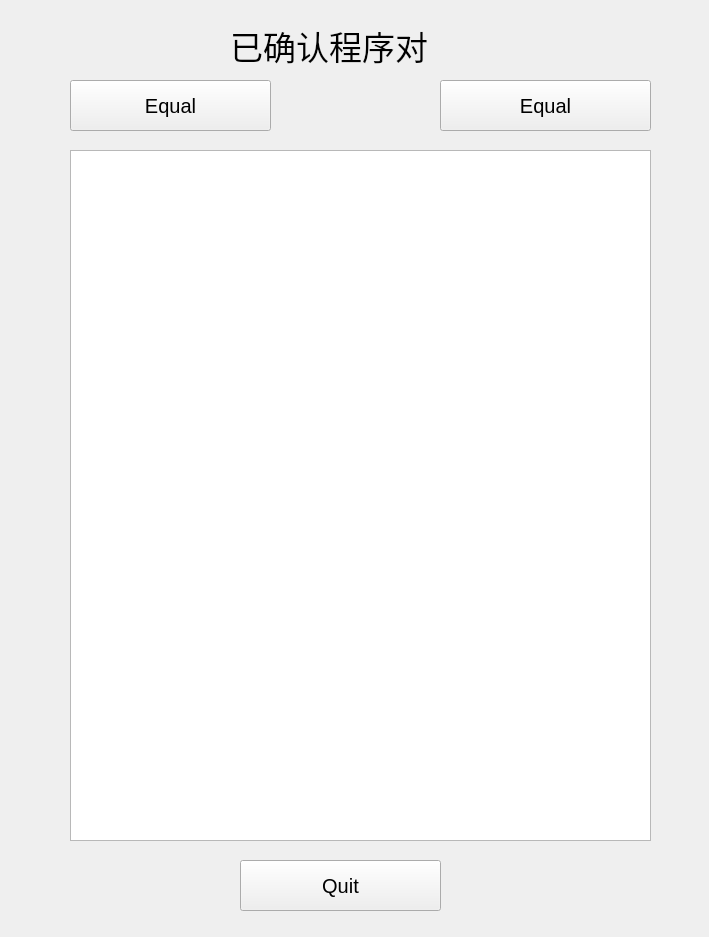
<?xml version="1.0" encoding="UTF-8"?>
<ui version="4.0">
 <class>Table</class>
 <widget class="QWidget" name="Table">
  <property name="geometry">
   <rect>
    <x>0</x>
    <y>0</y>
    <width>709</width>
    <height>937</height>
   </rect>
  </property>
  <property name="windowTitle">
   <string>Form</string>
  </property>
  <widget class="QPushButton" name="Equal">
   <property name="geometry">
    <rect>
     <x>70</x>
     <y>80</y>
     <width>201</width>
     <height>51</height>
    </rect>
   </property>
   <property name="font">
    <font>
     <pointsize>15</pointsize>
    </font>
   </property>
   <property name="text">
    <string>Equal</string>
   </property>
  </widget>
  <widget class="QPushButton" name="InEqual">
   <property name="geometry">
    <rect>
     <x>440</x>
     <y>80</y>
     <width>211</width>
     <height>51</height>
    </rect>
   </property>
   <property name="font">
    <font>
     <pointsize>15</pointsize>
    </font>
   </property>
   <property name="text">
    <string>Equal</string>
   </property>
  </widget>
  <widget class="QTextEdit" name="Pairs">
   <property name="geometry">
    <rect>
     <x>70</x>
     <y>150</y>
     <width>581</width>
     <height>691</height>
    </rect>
   </property>
  </widget>
  <widget class="QLabel" name="label">
   <property name="geometry">
    <rect>
     <x>230</x>
     <y>20</y>
     <width>271</width>
     <height>51</height>
    </rect>
   </property>
   <property name="font">
    <font>
     <pointsize>25</pointsize>
    </font>
   </property>
   <property name="text">
    <string>已确认程序对</string>
   </property>
  </widget>
  <widget class="QPushButton" name="Quit">
   <property name="geometry">
    <rect>
     <x>240</x>
     <y>860</y>
     <width>201</width>
     <height>51</height>
    </rect>
   </property>
   <property name="font">
    <font>
     <pointsize>15</pointsize>
    </font>
   </property>
   <property name="text">
    <string>Quit</string>
   </property>
  </widget>
 </widget>
 <resources/>
 <connections/>
</ui>
